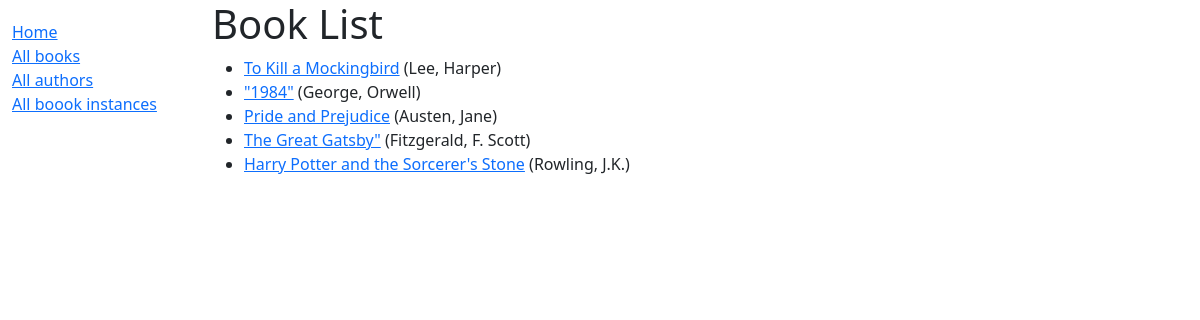
/library/books/, run on the app's committed database.
### library/models/book.py (models this page shows, shortened)
class Book(models.Model):
    title = models.CharField(max_length=200)
    author = models.ForeignKey(Author, null=True, on_delete=models.SET_NULL)
    summary = models.TextField(max_length=1000, help_text='Enter a brief description of the book')
    isbn = models.CharField(max_length=13, unique=True, help_text='13 Character ISBN number')
    genre = models.ManyToManyField(Genre, help_text='Select a genre for this book')
    language = models.ManyToManyField(Language, help_text='Select a language for this book')
    def get_absolute_url(self):
        return reverse('book-detail', args=[str(self.id)])
    def display_genre(self):
        """Create a string for the Genre. This is required to display genre in Admin."""
        return ', '.join(genre.name for genre in self.genre.all()[:3])
    display_genre.short_description = 'Genre'

### library/models/author.py (models this page shows, shortened)
class Author(models.Model):
    first_name = models.CharField(max_length=100)
    last_name = models.CharField(max_length=100)
    date_of_birth = models.DateField(null=True, blank=True)
    date_of_death = models.DateField(null=True, blank=True)
    def __str__(self):
        return f'{self.last_name}, {self.first_name}'
    class Meta:
        ordering = ['last_name']

### library/views/book.py (the view)
# urls.py: path('books/', book.BookListView.as_view(), name='books'),  # List of all books
class BookListView(generic.ListView):
    model = Book
    template_name = 'library/book_list.html'
    context_object_name = 'book_list'
    def get_queryset(self):
        search_word = self.request.GET.get('search', '')  # Get the search word from the query parameters
        queryset = Book.objects.filter(title__icontains=search_word)[:5]  # Get 5 books containing the search word
        return queryset
    def get_context_data(self, **kwargs):
        context = super().get_context_data(**kwargs)
        search_word = self.request.GET.get('search', '')  # Get the search word from the query parameters
        context['num_books'] = Book.objects.count()
        context['num_books_with_word'] = Book.objects.filter(title__icontains=search_word).count()
        return context

### library/templates/library/book_list.html
{% extends "base_generic.html" %}
{% block content %}
    <h1>Book List</h1>
    {% if book_list %}
        <ul>
            {% for book in book_list %}
                <li>
                    <a href="{{ book.get_absolute_url }}">{{ book.title }}</a>
                    ({{ book.author }})
                </li>
            {% empty %}
                <p>There are no books in the library.</p>
            {% endfor %}
        </ul>
    {% endif %}
{% endblock %}

### library/templates/base_generic.html (shortened to what this page needs)
<!DOCTYPE html>
<html lang="en">
<head>
    <link href="https://cdn.jsdelivr.net/npm/bootstrap@5.1.3/dist/css/bootstrap.min.css" rel="stylesheet" />
    {% block stylesheets %}
    {% load static %}
    <link rel="stylesheet" href="{% static 'css/styles.css' %}" />
    {% endblock %}
</head>
<body>
    <div class="container-fluid">
        <div class="row">
            <div class="col-sm-2">
                {% block sidebar %}
                <ul class="sidebar-nav">
                    <li><a href="{% url 'index' %}">Home</a></li>
                    <li><a href="{% url 'books' %}">All books</a></li>
                    <li><a href="{% url 'authors' %}">All authors</a></li>
                    <li><a href="{% url 'bookinstances' %}">All boook instances</a></li>
                </ul>
                {% endblock %}
            </div>
            <div class="col-sm-10">
                {% block content %}{% endblock %}
            </div>
        </div>
    </div>
</body>
</html>

### library/static/css/styles.css (style rules this page uses)
.sidebar-nav { margin-top: 20px; padding: 0; list-style: none; }

### data on the page
Book: title "To Kill a Mockingbird", author "Lee, Harper"
Book: title "\"1984\"", author "George, Orwell"
Book: title "Pride and Prejudice", author "Austen, Jane"
Book: title "The Great Gatsby\"", author "Fitzgerald, F. Scott"
Book: title "Harry Potter and the Sorcerer's Stone", author "Rowling, J.K."
